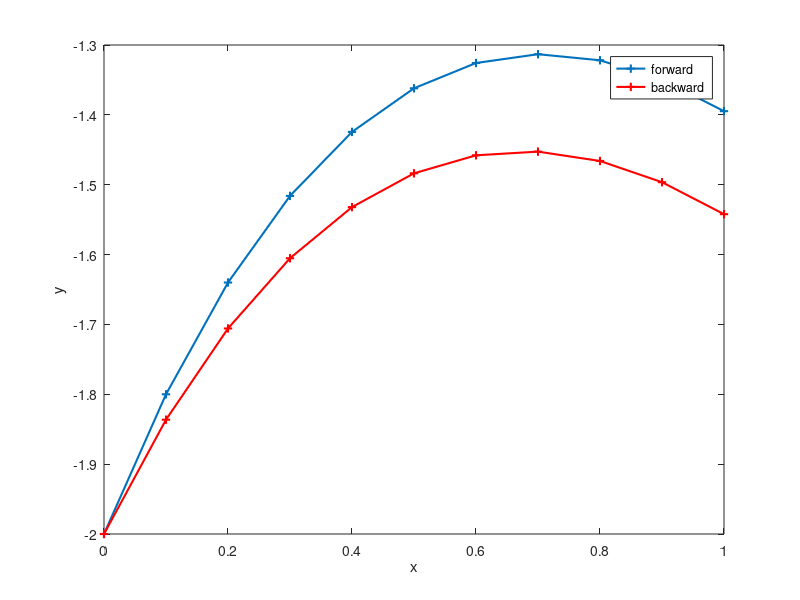

Write MATLAB code to recreate this figure.
clc
clear all
close all
% y' =-2x-y
% initial condition
x(1) = 0;
y(1) = -2;
h = 0.1;% step size


%Euler Forward
%%%%%%%%%%%%%%
for i = 1:10
    y(i+1) = y(i)+h*(-2*x(i)-y(i));
    x(i+1) = x(i)+h;
end

% plot
figure
set(gca,'Fontsize',15)
plot(x,y,'+-', 'Linewidth', 1.5)
xlabel('x')
ylabel('y')




%Euler Backward
%%%%%%%%%%%%%%
% yn+1 = (yn -2hxn+1)/(1+h)
for i = 1:10
        x(i+1) = x(i)+h;
    y(i+1) = (y(i)-2*h*x(i+1))/(1+h);
end

% plot
hold on
plot(x,y,'+-', 'Linewidth', 1.5, 'color', 'red')
xlabel('x')
ylabel('y')
legend('forward','backward')